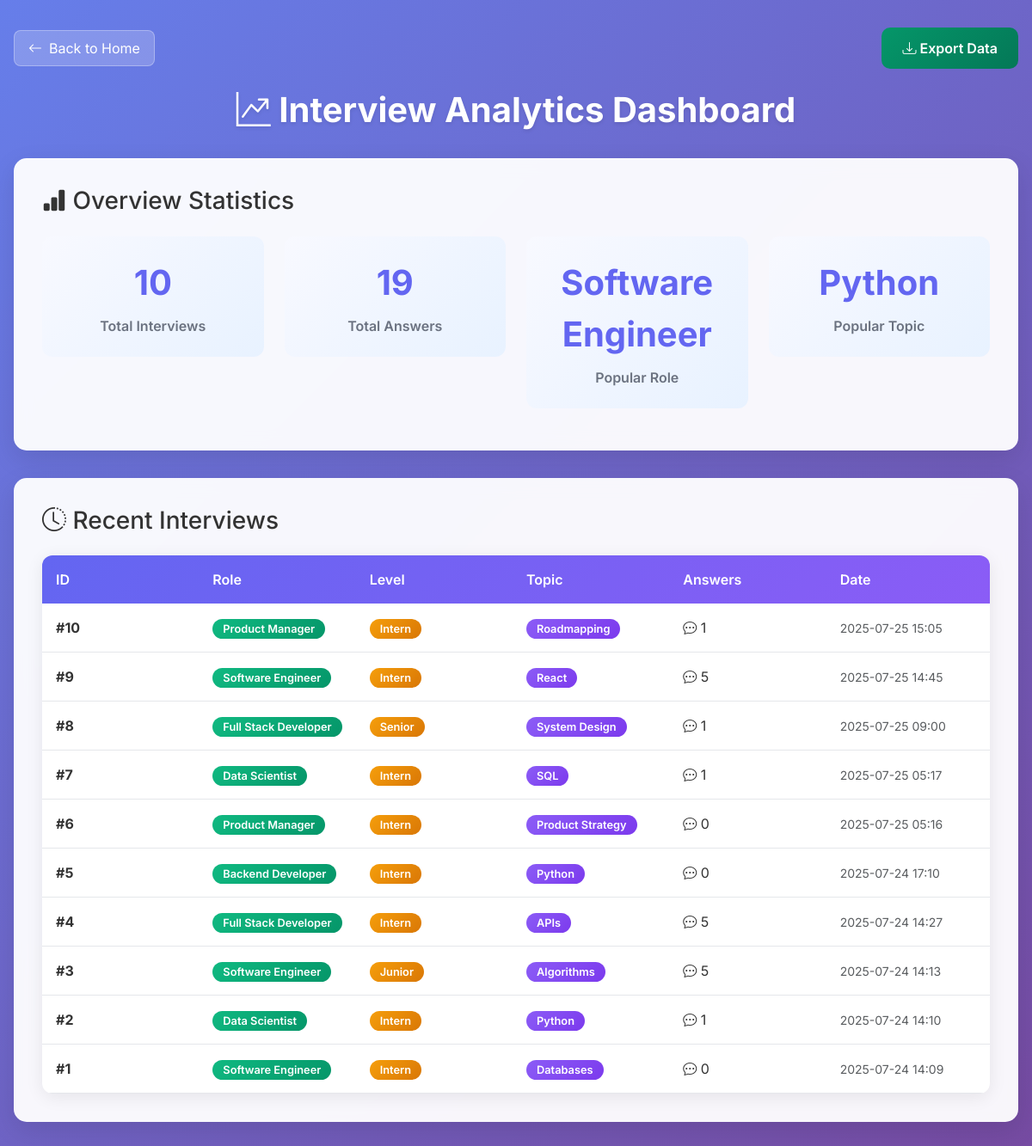
/admin/stats (signed in), run on an earlier commit of the app's database.
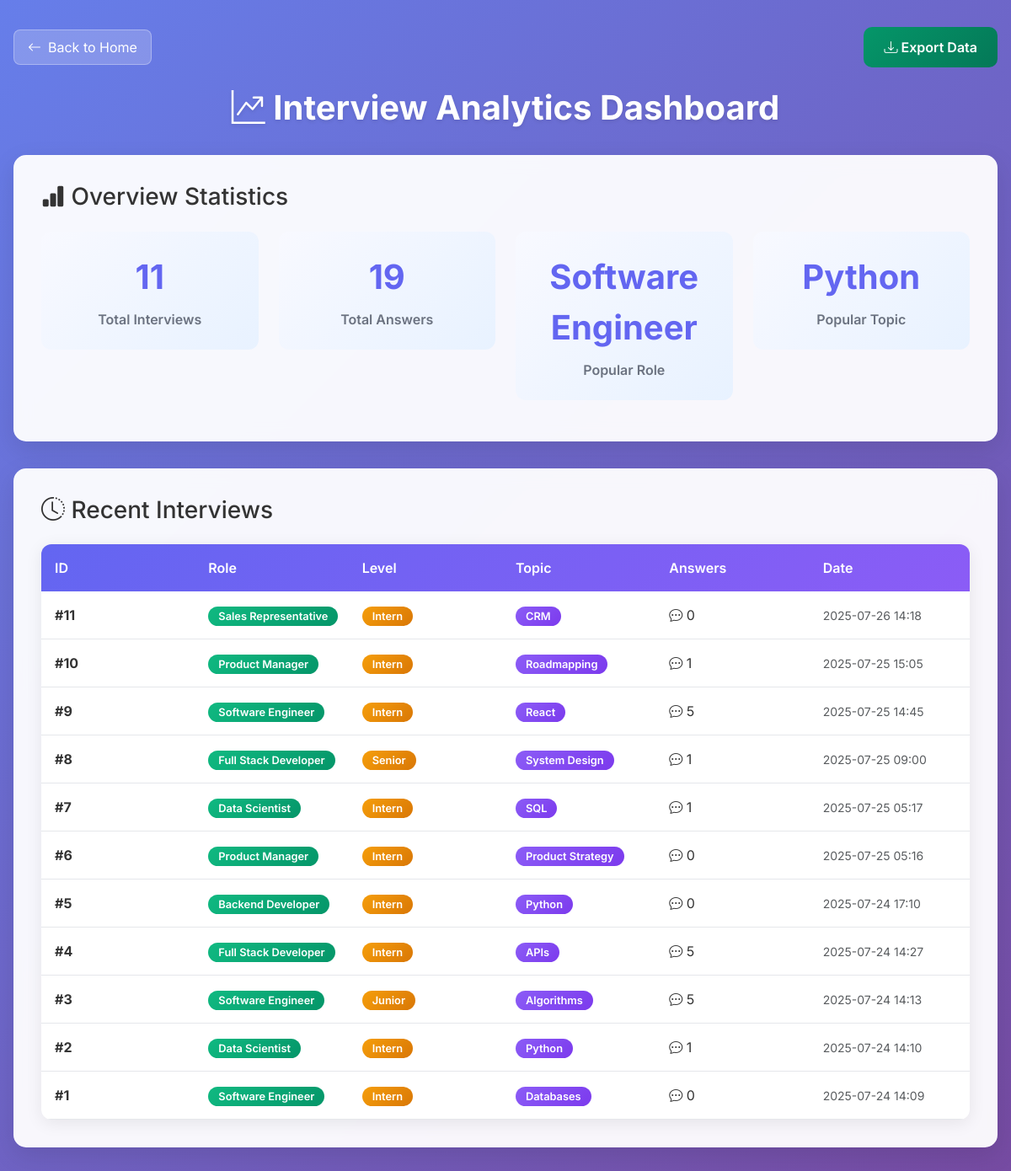
And on a later commit of the database.
### tables this page shows
CREATE TABLE interviews (
                id INTEGER PRIMARY KEY AUTOINCREMENT,
                role TEXT NOT NULL,
                level TEXT NOT NULL,
                topic TEXT NOT NULL,
                questions TEXT NOT NULL,
                created_at TIMESTAMP DEFAULT CURRENT_TIMESTAMP
            );

### app.py (the view)
@app.route("/admin/stats")
def admin_stats():
    if not session.get('is_logged_in'):
        return redirect("/login")
    stats = db.get_interview_stats()
    recent_interviews = db.get_recent_interviews(20)
    return render_template("admin_stats.html", stats=stats, recent_interviews=recent_interviews)

### app.py (called while the page is built)
@app.context_processor
def inject_user():
    user_name = session.get('user_name', '')
    return {
        'current_user': {
            'is_logged_in': session.get('is_logged_in', False),
            'name': user_name,
            'email': session.get('user_email', ''),
            'initials': user_name[0].upper() if user_name else 'U',
            'oauth_provider': session.get('oauth_provider'),
            'avatar': session.get('user_avatar')
        }
    }

### templates/admin_stats.html (shortened to what this page needs)
<!DOCTYPE html>
<html lang="en">
<head>
    <link href="https://cdn.jsdelivr.net/npm/bootstrap@5.3.2/dist/css/bootstrap.min.css" rel="stylesheet">
    <link href="https://cdn.jsdelivr.net/npm/bootstrap-icons@1.11.3/font/bootstrap-icons.css" rel="stylesheet">
</head>
<body>
    <div class="dashboard-container">
        <div class="d-flex justify-content-between align-items-center mb-4">
            <a href="/" class="back-btn">
                <i class="bi bi-arrow-left"></i> Back to Home
            </a>
            <button class="btn export-btn" onclick="exportData()">
                <i class="bi bi-download"></i> Export Data
            </button>
        </div>
        <h1 class="page-title">
            <i class="bi bi-graph-up-arrow"></i> Interview Analytics Dashboard
        </h1>
        <div class="stats-card">
            <h3 class="mb-4"><i class="bi bi-bar-chart-fill"></i> Overview Statistics</h3>
            <div class="row">
                <div class="col-md-3">
                    <div class="stat-item">
                        <div class="stat-number">{{ stats.total_interviews }}</div>
                        <div class="stat-label">Total Interviews</div>
                    </div>
                </div>
                <div class="col-md-3">
                    <div class="stat-item">
                        <div class="stat-number">{{ stats.total_answers }}</div>
                        <div class="stat-label">Total Answers</div>
                    </div>
                </div>
                <div class="col-md-3">
                    <div class="stat-item">
                        <div class="stat-number">{{ stats.popular_role }}</div>
                        <div class="stat-label">Popular Role</div>
                    </div>
                </div>
                <div class="col-md-3">
                    <div class="stat-item">
                        <div class="stat-number">{{ stats.popular_topic }}</div>
                        <div class="stat-label">Popular Topic</div>
                    </div>
                </div>
            </div>
        </div>
        <div class="stats-card">
            <h3 class="mb-4"><i class="bi bi-clock-history"></i> Recent Interviews</h3>
            <div class="recent-interviews">
                <div class="table-header">
                    <div class="row">
                        <div class="col-md-2">ID</div>
                        <div class="col-md-2">Role</div>
                        <div class="col-md-2">Level</div>
                        <div class="col-md-2">Topic</div>
                        <div class="col-md-2">Answers</div>
                        <div class="col-md-2">Date</div>
                    </div>
                </div>
                {% for interview in recent_interviews %}
                <div class="interview-row">
                    <div class="row align-items-center">
                        <div class="col-md-2">
                            <strong>#{{ interview.id }}</strong>
                        </div>
                        <div class="col-md-2">
                            <span class="badge-role">{{ interview.role }}</span>
                        </div>
                        <div class="col-md-2">
                            <span class="badge-level">{{ interview.level }}</span>
                        </div>
                        <div class="col-md-2">
                            <span class="badge-topic">{{ interview.topic }}</span>
                        </div>
                        <div class="col-md-2">
                            <i class="bi bi-chat-dots"></i> {{ interview.answer_count }}
                        </div>
                        <div class="col-md-2">
                            <small class="text-muted">{{ interview.created_at[:16] }}</small>
                        </div>
                    </div>
                </div>
                {% endfor %}
            </div>
        </div>
    </div>
</body>
</html>

What changed in the data, as far as the page shows it:
added interviews: id "11", role "Sales Representative", level "Intern", topic "CRM", answer_count "0", created_at "2025-07-26 14:18"
Also different on the page:
{{ stats.total_interviews }}: "10" → "11"
